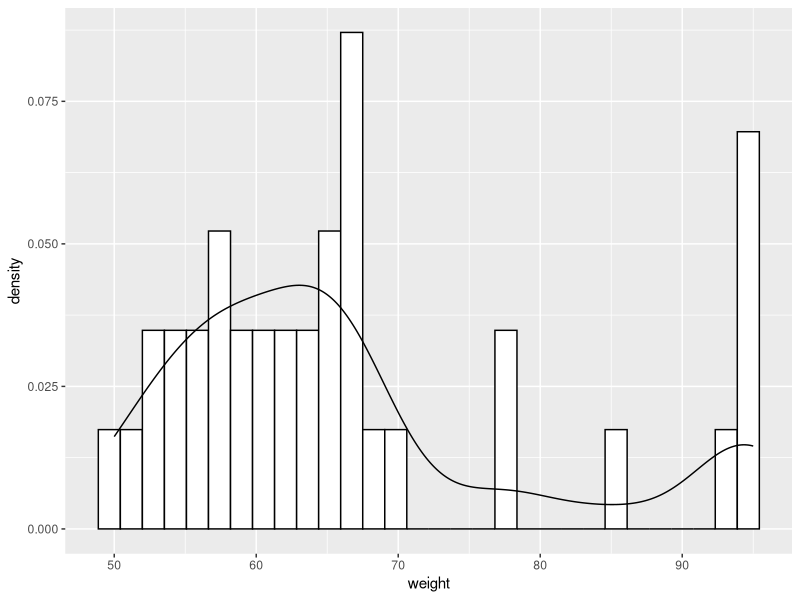
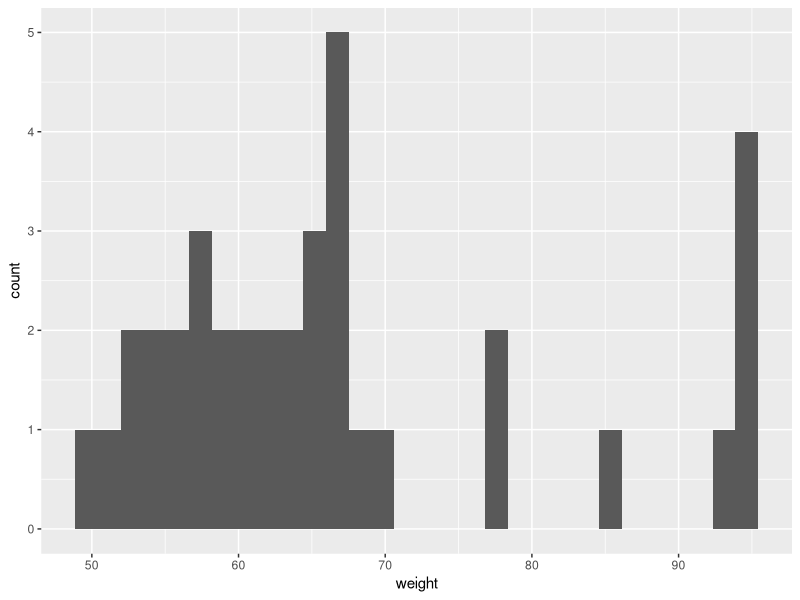
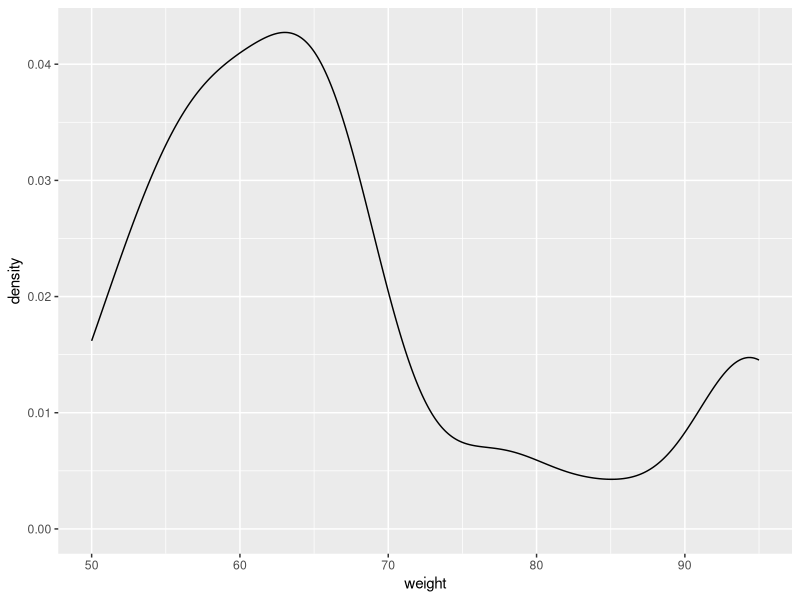
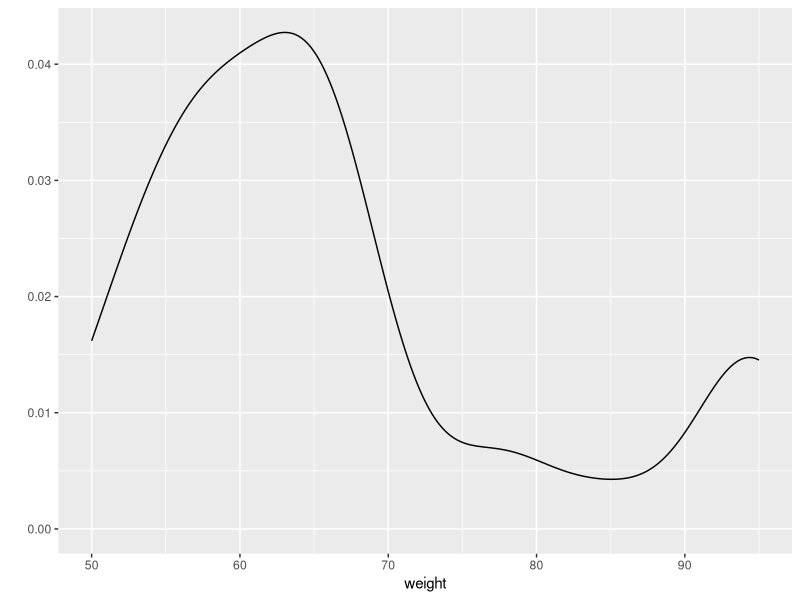
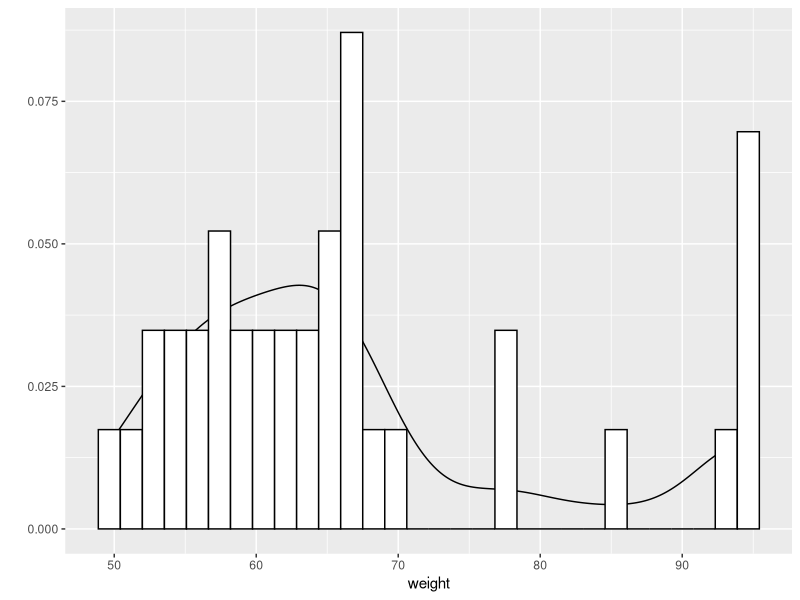
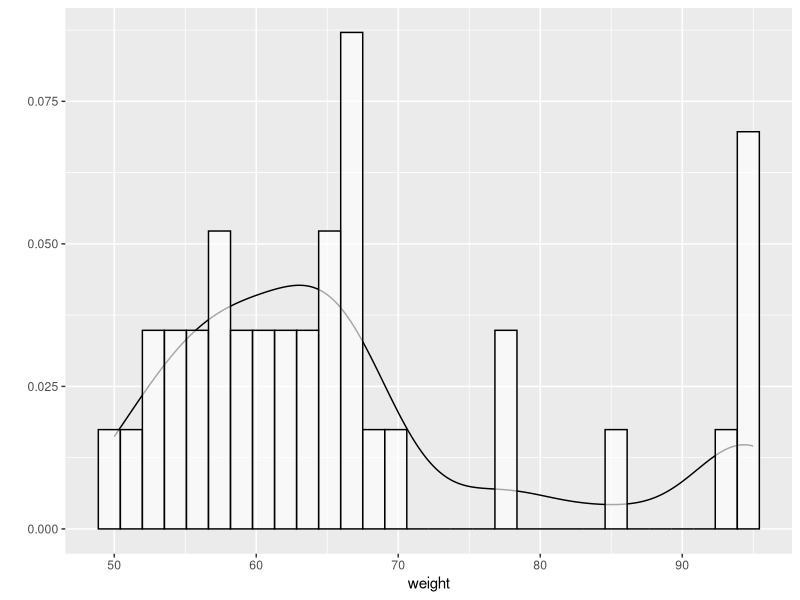
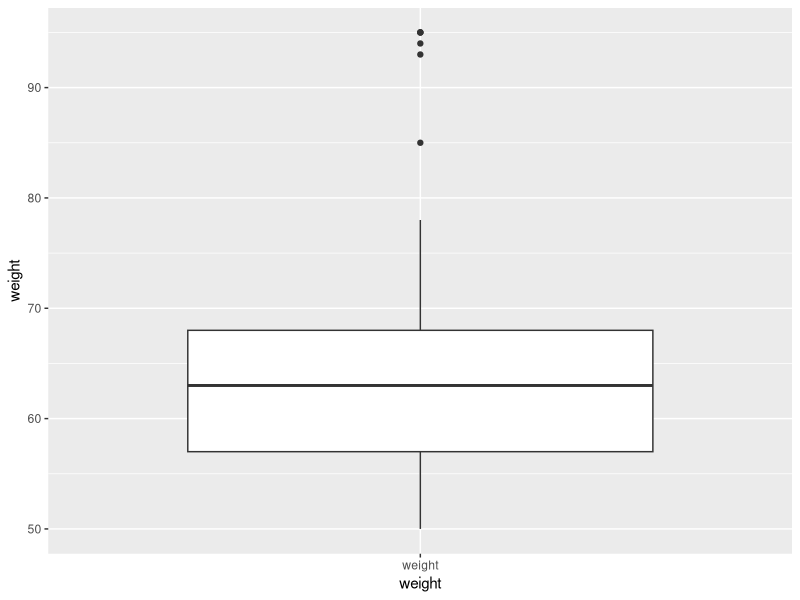
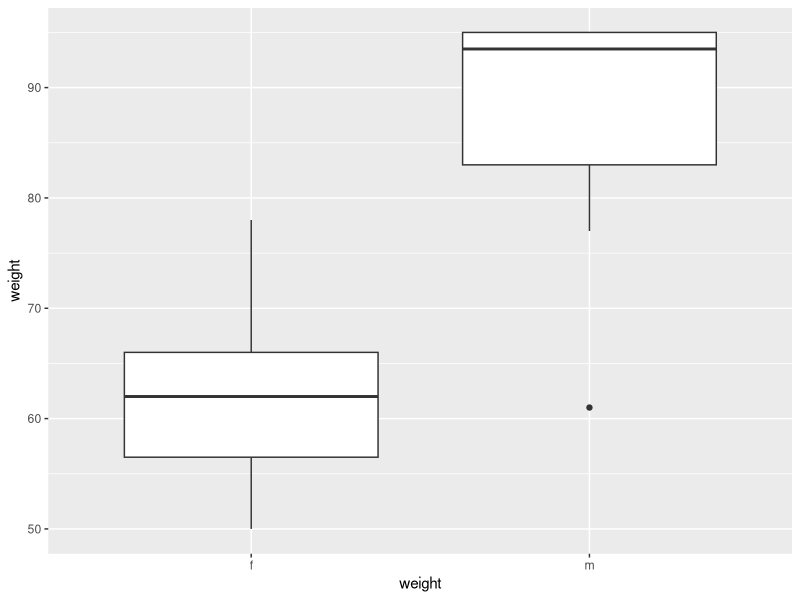

Write the R code that produced these figures, in order.
# Hausaufgabe 04
# Pia Schoknechet <schoknec@students.uni-marburg.de>
# 2014-04-30
# Dieses Werk ist lizenziert unter einer CC-BY-NC-SA Lizenz.

# Sie sollten die Datei auch in Ihren Ordner kopieren und einen Commit machen, 
# bevor Sie die Kopie weiter anpassen! Vergessen Sie dabei nicht, Namen, Datum 
# und ggf. Lizenz zu ändern. Um einiges leichter zu machen, sollten Sie auch die
# Datei body_dim_long.tab aus dem Data-Ordner kopieren, stagen und commiten.

# (Im folgenden müssen Sie die Code-Zeilen wieder aktiv setzen -- ich habe sie
# vorläufig auskommentiert, damit der Output beim ersten Beispiel sehr
# überschaubar war.)

# Am Dienstag haben wir uns ein paar Plots mit den Daten aus dem Fragebogen
# gemacht. Hier werden wir weiter üben.

# Zuerst müssen wir ggplot laden
library(ggplot2)

# und danach die Daten:
dat <- read.table("Schoknec/CopyOfbody_dim_long.tab", header =TRUE)

# Wir haben im Kurs die Verteilung der Variabel weight angeschaut. In Skripten
# werden Ergebnisse nicht automatich dargestellt, sondern nur dann, wenn ein
# print Befehl genutzt wird. Dann müssten wir eigentlich den ganzen "ggplot() +
# ..." Befehl in die Klammer von print() einpacken, was nicht besonders lesbar
# ist. Wie bei anderen Berechnungen können wir den Output von ggplot einer
# Variabel zuweisen. Danach müssen wir nur den Variabelnamen in die Klammer von
# print() einpacken.
weight.grafik <- ggplot(data=dat,aes(x=weight)) + geom_histogram(aes(y=..density..),fill="white",color="black") + geom_density()

print(weight.grafik)

# Wenn wir verschiedene Grafiken mit einem Datenzsatz machen möchten, ist es
# nervig, wenn wir den gemeinsamen Teil immer wieder eingeben müssen. Auch Teile
# von ggplot-Grafiken können einer Variabel zugewiesen werden:
weight.grafik.basis <- ggplot(data=dat,aes(x=weight))
print(weight.grafik.basis + geom_histogram())
print(weight.grafik.basis + geom_density())

# Wir haben auch mal die qplot()-Funktion gesehen. Sie ergibt eigentlich das
# Gleiche wie die "ggplot() + ..."-Befehle, hat nun eine andere Schnittstelle. 
weight.grafik.alt <- qplot(x=weight,data=dat,geom="density")
print(weight.grafik.alt)

# Weil das Gleiche ergeben wird, können wir auch den Output von qplot() mit
# weiteren geom_XXXX() Funktionen erweitern. 
weight.grafik.alt2 <- weight.grafik.alt + geom_histogram(aes(y=..density..),fill="white",color="black")
print(weight.grafik.alt2)

# Sie sehen an dieser Grafik auch, dass ggplot gestappelte Layers nutzt -- das 
# Histogramm wird auf das Layer mit Dichte gestappelt und daher wird die 
# Dichtekurve zum Teil versteckt. Wir können auch das Histogramm mit alpha
# transparenter machen.
weight.grafik.alt3 <- weight.grafik.alt + geom_histogram(aes(y=..density..),fill="white",color="black",alpha=0.65)
print(weight.grafik.alt3)

# ggplot hat auch eingebaute Untestützung für Box-Whisker-Plots, allerdings sind x und y jetzt anders:
weight.bw <- weight.grafik.basis + geom_boxplot(aes(x="weight",y=weight))
print(weight.bw)
# Sie sehen auch dabei, dass Layer-Asthetics Basis-Athetics brechen. 

# Aber viel interessanter ist eben, wenn wir Gruppen unterscheiden. Dann können etwas machen wie BW-Plot nach Geschlecht:
weight.bw.sex <- weight.grafik.basis + geom_boxplot(aes(x=sex,y=weight))
print(weight.bw.sex)

# Und als Erinnerung können wir auch ähnliches mit der Dichte machen:
print( weight.grafik.basis + geom_density(aes(color=sex,fill=sex),alpha=0.5) )

# Aber jetzt haben wir uns Gewicht mehrmals angeschaut. Es wird Zeit, dass uns
# auch Größe anschauen. Sind die Studenten mancher Studiengänge größer als die anderen?
# Weil wir deutlich weniger Männer haben und es einen bekannten Unterschied in der Größe 
# zwischen Männern und Frauen gibt, schließen wir erstmal die Männer aus:
frauen <- subset(dat, sex=="f")


# (Sie sollten sich wirklich überlegen, ob der Schritt "gut" ist. Haben wir 
# dadurch unsre Ergebnisse verstellt? Sie müssen hier nichts schreiben, aber 
# überlegen Sie sich wirklich, ob der Schritt sinnvoll war und was für Probeme 
# er verursachen könnte. Sie könnten u.a. die folgenden Berechnungen und Plots
# zweimal machen und schauen, wie sich die Ergebnisse geändert haben.)

#Das erste, was wir machen, ist uns die Daten einfach als Box-Whisker-Diagramm 
#darzustellen. (Box-Whisker zuerst, weil Sie das auch per Hand machen könnten, 
#falls Sie unsicher sind, ob das Bild korrekt aussieht.) Hier und im Folgenden
#sollten Sie die Plots so machen, damit man einen Vergleich zwischen den Gruppen
#ziehen kann. Dafür gibt es verschiedene Möglichkeiten; die Wahl bleibt Ihnen
#überlassen. 
frauen.studiengang.bw <- ggplot(data=frauen,aes(x=major)) + geom_boxplot(aes(x=major,y=height))
print(frauen.studiengang.bw)

# Sehen die Studiengänge anders aus? Wir müssen hier noch relativ vorsichtig
# sein, weil die Gruppen *unbalanziert* sind, d.h. die Gruppen sind
# unterschiedlich groß. Aber wie sieht der Vergleich auf den ersten Blick aus?
# (Keine explizite Antwort nötig, nur eine Überlegung.)

# Wir können natürlich auch die Dichte anschauen:
frauen.studiengang.dichte <- ggplot(data=frauen,aes(x=major)) + geom_density(aes())
print(frauen.studiengang.dichte)

frauen.studiengang.dichte <- qplot(x=major, data=frauen,geom="density")
print(frauen.studiengang.dichte)

# Haben Sie den gleichen Eindruck wie bei Box-Whisker bekommen? Unterscheiden
# sich die Gruppen?
# (Keine explizite Antwort nötig, nur eine Überlegung.)

# Welche Gruppe hat gefehlt? Wie viele Datenpunkte gab es für die Gruppe?
# (Keine explizite Antwort nötig, nur eine Überlegung.)

# Wir können auch die verschiedenen Maße der Streuung berechnen.
# In R gibt es oft verschiedene Möglichkeiten, etwas zu machen. Wir haben bisher
# Teile einer Datenmenge mit subset() rausgezogen, aber wir können das auch mit 
# einer weiteren Syntax machen:
klinisch <- frauen[frauen$major == "M.A..Klinische.Linguistik",]
print(klinisch)

# Das sieht erstmal sehr verwirrend aus, ist es aber nicht. Die eckigen
# Klammern bestimmen die Auswahl an Elementen. Wir haben das ja bei Indizen in
# Vektoren schon gesehen. Man kann eigentlich Indizen oder logische
# Einschränkungen nutzen, und das gleiche gilt für Data Frames. Bei Data Frames
# haben wir zwei Dimensionen, Zeilen (rows) und Spalten (columns), daher das
# Komma. Vor dem Komma werden die Zeilen spezifiziert, nach dem Komma die
# Spalten. Wir wollen alle Spalten mitnehmen, deshalb haben wir nach dem Komma
# nichts. (Das Komma ist hier *sehr* wichtig -- wenn Sie das Komma weglassen,
# selegieren Sie einzelne Elemente statt Zeilen und bekommen dann später
# verwirrende Fehlermeldungen.) 

# Jetzt brauchen wir die Teilmenge für die anderen beiden Studiengänge, 
# Linguistik Kognition und Kommunikation und Speech Science
# HINT: wie sehen die Namen aus bzw. wie werden sie im data frame buchstabiert?
linkk <- frauen[frauen$major == "M.A..Linguistik.Kognition.und.Kommunikation",]
speech <- frauen[frauen$major == "M.A..Speech.Science",] 

# Berechnen Sie -- ohne Hilfe von sd() -- die Standardabweichung für die Größe der drei 
# Gruppen. Sie können auch weitere Zeilen hinzufügen, wenn es Ihnen so leichter
# ist. 
# HINT: Formel und Beispiel für die Berechnung auf den Folien!
klinisch.sd <- sqrt(var(klinisch[,2]))
linkk.sd <- sqrt(var(linkk[,2]))
speech.sd <- sqrt(var(speech[,2]))

# Berichten Sie jetzt die Mittelwerte und Standardabweichungen für die drei Gruppen. Die erste Gruppe steht hier als Muster:
print( paste("Studiengang: Klinische Linguistik","Mean:",mean(klinisch$height),"SD:",klinisch.sd) )
print( paste("Studiengang: Linguistik","Mean:",mean(linkk$height),"SD:",linkk.sd) )
print( paste("Studiengang: Speech Science","Mean:",mean(speech$height),"SD:",speech.sd) )

